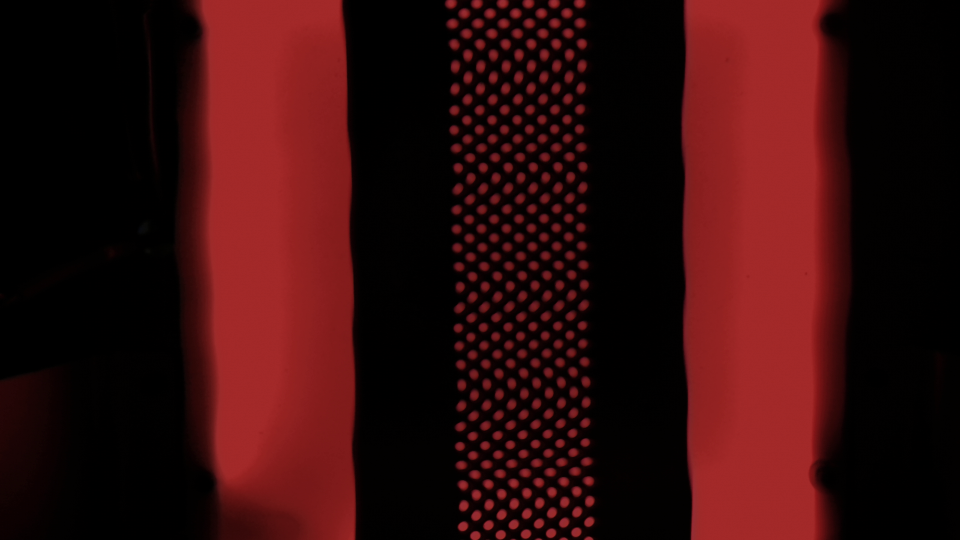
#> input picture data/recordings/20260512_194928/frame_0162.png, 1920 x 1080 px, found by its file name (shown at 1/2 size)
$ python _esterilla_inspect.py
#> lines starting #> are read from the running program, lines starting #| are printed output that depends on the picture
import cv2, numpy as np, os

SRC = r"C:\Users\DefyC\Downloads\Esterilla_REDUCIDO\frame_0162.png"
OUT = r"C:\Tadeo\METALCONF\app_defyvision_metalconf\data"

img = cv2.imread(SRC)
#> img is the input picture: shape (1080, 1920, 3); mean B, G, R 12.5, 12.4, 53.1
print("full", img.shape)
#| full (1080, 1920, 3)
roi = img[0:1080, 870:1250]
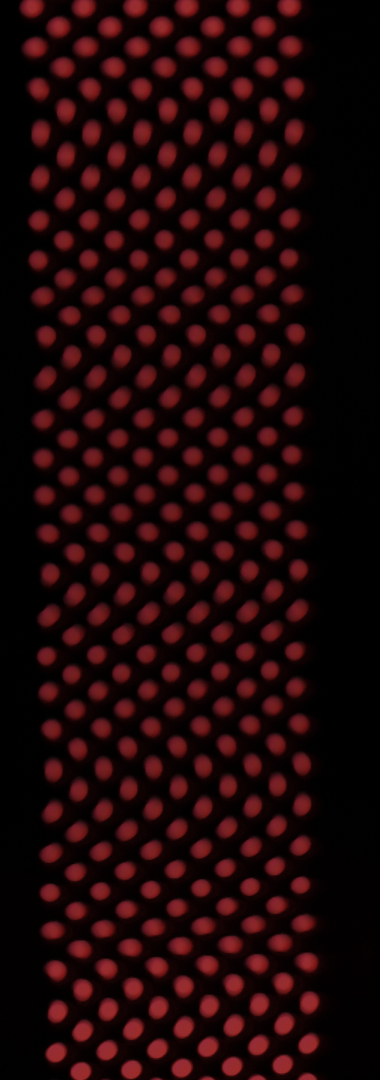
#> roi: shape (1080, 380, 3); mean B, G, R 8, 7, 31.1
cv2.imwrite(os.path.join(OUT, "debug_roi_0162.png"), roi)
print("roi", roi.shape)
#| roi (1080, 380, 3)
crop = roi[0:540, :]
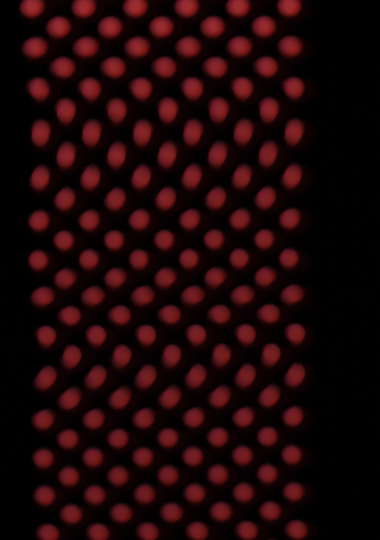
#> crop: shape (540, 380, 3); mean B, G, R 7.8, 6.8, 30.6
crop2 = cv2.resize(crop, (crop.shape[1]*2, crop.shape[0]*2), interpolation=cv2.INTER_NEAREST)
cv2.imwrite(os.path.join(OUT, "debug_roi_top.png"), crop2)
crop_b = roi[540:1080, :]
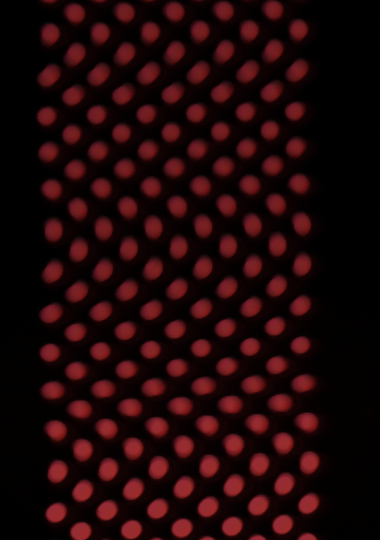
#> crop_b: shape (540, 380, 3); mean B, G, R 8.2, 7.2, 31.5
crop_b2 = cv2.resize(crop_b, (crop_b.shape[1]*2, crop_b.shape[0]*2), interpolation=cv2.INTER_NEAREST)
cv2.imwrite(os.path.join(OUT, "debug_roi_bot.png"), crop_b2)
print("done")
